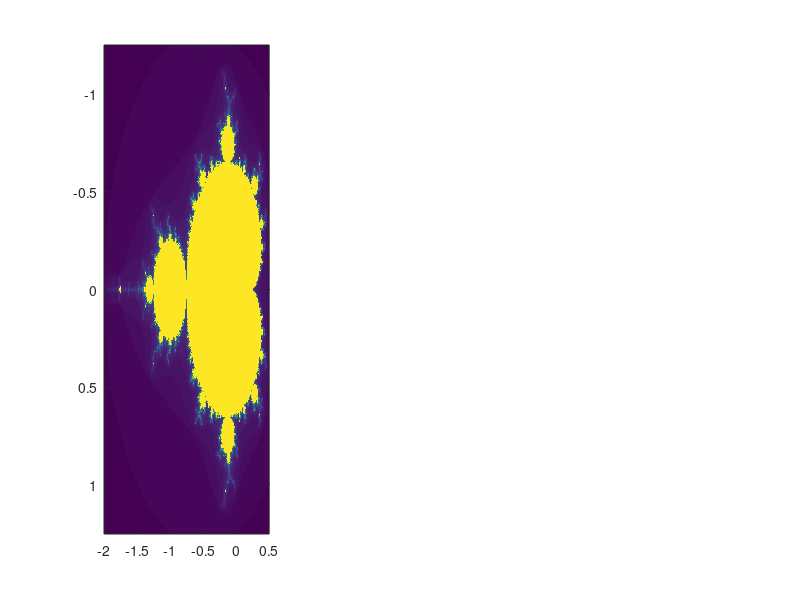

Source code (MATLAB): (Note: this script raises an error after producing the figure.)
%% QUESTION 1: Mandelbrot Set Resolution Comparison
% Generates the Mandelbrot set at 400x400, 800x800, and 1600x1600.
% Measures rendering time and compares visual detail.

clear;
clc;
close all;

% Set up parameters
max_iter = 100;
xlim = [-2.0, 0.5];
ylim = [-1.25, 1.25];
resolutions = [400, 800, 1600];
times = zeros(length(resolutions), 1);

fprintf('=== MANDELBROT RESOLUTION COMPARISON ===\n');

figure('Name', 'Mandelbrot Resolution Comparison', 'Position', [100, 100, 1500, 500]);

for r = 1:length(resolutions)
    N = resolutions(r);
    fprintf('Rendering resolution %d x %d... ', N, N);
    
    % Initialize grid
    x = linspace(xlim(1), xlim(2), N);
    y = linspace(ylim(1), ylim(2), N);
    [X, Y] = meshgrid(x, y);
    C = X + 1i*Y;
    M = zeros(N, N);
    
    % Start timer
    tic;
    
    % Standard nested-loop Mandelbrot calculation
    for col = 1:N
        for row = 1:N
            c = C(row, col);
            z = 0;
            iter = 0;
            while abs(z) <= 2 && iter < max_iter
                z = z^2 + c;
                iter = iter + 1;
            end
            M(row, col) = iter;
        end
    end
    
    % Stop timer
    times(r) = toc;
    fprintf('Completed in %.4f seconds.\n', times(r));
    
    % Plot
    subplot(1, 3, r);
    imagesc(x, y, M);
    colormap(parula);
    colorbar;
    axis image;
    title(sprintf('Resolution: %d x %d\nTime: %.4f s', N, N, times(r)));
    xlabel('Re(c)');
    ylabel('Im(c)');
end

% Save the comparison figure as high resolution
print(gcf, '-dpng', '-r300', 'question1_mandelbrot_comparison_octave.png');
fprintf('\nTiming summary:\n');
for r = 1:length(resolutions)
    fprintf('Resolution %d x %d: %.4f seconds\n', resolutions(r), resolutions(r), times(r));
end
